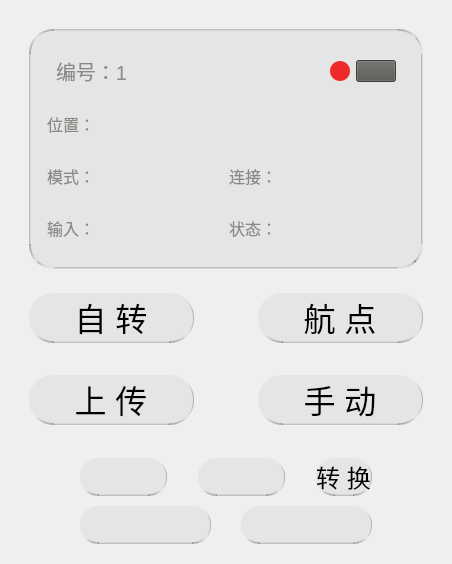
         <widget class="QWidget" name="widget_36" native="true">
          <layout class="QVBoxLayout" name="verticalLayout_11" stretch="1080,304">
           <item>
            <widget class="QWidget" name="widget_37" native="true">
             <layout class="QVBoxLayout" name="verticalLayout_14" stretch="911,350">
              <item>
               <widget class="QWidget" name="widget_27" native="true">
                <layout class="QVBoxLayout" name="verticalLayout_15">
                 <item>
                  <widget class="QWidget" name="widget_29" native="true">
                   <property name="minimumSize">
                    <size>
                     <width>0</width>
                     <height>240</height>
                    </size>
                   </property>
                   <property name="styleSheet">
                    <string notr="true">#widget_29{background-color: #E6E5E5;
 border-top: 2px solid qlineargradient(y0:0, y1:1,stop: 0 #E6E5E5, stop: 1  rgba(0, 0, 0, 0.25));
 border-left: 2px solid qlineargradient(x0:0, x1:1,stop: 0 #E6E5E5, stop: 1  rgba(0, 0, 0, 0.25));
 border-bottom: 2px solid qlineargradient(y0:0, y1:1,stop: 0 #E6E5E5, stop: 1  rgba(0, 0, 0, 0.25));
 border-right: 2px solid qlineargradient(x0:0, x1:1,stop: 0 #E6E5E5, stop: 1  rgba(0, 0, 0, 0.25));
border-radius: 24px;
}</string>
                   </property>
                   <layout class="QVBoxLayout" name="verticalLayout_31">
                    <item>
                     <widget class="QWidget" name="widget_120" native="true">
                      <property name="styleSheet">
                       <string notr="true">#widget_13{background-color: #E6E5E5;
border:4px groove rgba(0, 0, 0, 0.25);
border-radius: 24px;
padding:4px 4px;
border-style: inset;}</string>
                      </property>
                      <layout class="QVBoxLayout" name="verticalLayout_30">
                       <item>
                        <widget class="QWidget" name="widget_122" native="true">
                         <layout class="QHBoxLayout" name="horizontalLayout_87">
                          <item>
                           <widget class="QLabel" name="label_54">
                            <property name="styleSheet">
                             <string notr="true">font-family: Microsoft JhengHei UI;
font-size: 20px;
color:rgb(136, 138, 133);

</string>
                            </property>
                            <property name="text">
                             <string>编号：1</string>
                            </property>
                           </widget>
                          </item>
                          <item>
                           <spacer name="horizontalSpacer_20">
                            <property name="orientation">
                             <enum>Qt::Horizontal</enum>
                            </property>
                            <property name="sizeHint" stdset="0">
                             <size>
                              <width>95</width>
                              <height>20</height>
                             </size>
                            </property>
                           </spacer>
                          </item>
                          <item>
                           <widget class="QWidget" name="widget_123" native="true">
                            <property name="minimumSize">
                             <size>
                              <width>20</width>
                              <height>20</height>
                             </size>
                            </property>
                            <property name="maximumSize">
                             <size>
                              <width>20</width>
                              <height>20</height>
                             </size>
                            </property>
                            <property name="styleSheet">
                             <string notr="true">background-color:rgb(239, 41, 41);
border-radius:10px;</string>
                            </property>
                           </widget>
                          </item>
                          <item>
                           <widget class="QPushButton" name="pushButton_9">
                            <property name="styleSheet">
                             <string notr="true">background-color: rgb(85, 87, 83);
qproperty-icon: url(://images/开启.png);
qproperty-iconSize: 20px 20px;</string>
                            </property>
                            <property name="text">
                             <string/>
                            </property>
                            <property name="icon">
                             <iconset>
                              <normaloff>../resources/images/开启.png</normaloff>../resources/images/开启.png</iconset>
                            </property>
                           </widget>
                          </item>
                         </layout>
                        </widget>
                       </item>
                       <item>
                        <widget class="QWidget" name="widget_124" native="true">
                         <layout class="QHBoxLayout" name="horizontalLayout_88">
                          <property name="leftMargin">
                           <number>0</number>
                          </property>
                          <property name="topMargin">
                           <number>0</number>
                          </property>
                          <property name="rightMargin">
                           <number>0</number>
                          </property>
                          <property name="bottomMargin">
                           <number>0</number>
                          </property>
                          <item>
                           <widget class="QLabel" name="label_55">
                            <property name="styleSheet">
                             <string notr="true">QLabel{
font-family: Microsoft JhengHei UI;
font-size: 16px;
color:rgb(136, 138, 133);
}</string>
                            </property>
                            <property name="text">
                             <string>位置：</string>
                            </property>
                           </widget>
                          </item>
                          <item>
                           <widget class="QLineEdit" name="Edit_page3_2_pos_9">
                            <property name="styleSheet">
                             <string notr="true">QLineEdit{
background-color:transparent;
border-width:0;
border-style:outset;
}</string>
                            </property>
                           </widget>
                          </item>
                         </layout>
                        </widget>
                       </item>
                       <item>
                        <widget class="QWidget" name="widget_125" native="true">
                         <layout class="QHBoxLayout" name="horizontalLayout_89">
                          <property name="leftMargin">
                           <number>0</number>
                          </property>
                          <property name="topMargin">
                           <number>0</number>
                          </property>
                          <property name="rightMargin">
                           <number>0</number>
                          </property>
                          <property name="bottomMargin">
                           <number>0</number>
                          </property>
                          <item>
                           <widget class="QWidget" name="widget_126" native="true">
                            <layout class="QHBoxLayout" name="horizontalLayout_90">
                             <property name="spacing">
                              <number>0</number>
                             </property>
                             <property name="leftMargin">
                              <number>0</number>
                             </property>
                             <property name="topMargin">
                              <number>0</number>
                             </property>
                             <property name="rightMargin">
                              <number>0</number>
                             </property>
                             <property name="bottomMargin">
                              <number>0</number>
                             </property>
                             <item>
                              <widget class="QLabel" name="label_56">
                               <property name="styleSheet">
                                <string notr="true">QLabel{
font-family: Microsoft JhengHei UI;
font-size: 16px;
color:rgb(136, 138, 133);
}</string>
                               </property>
                               <property name="text">
                                <string>模式：</string>
                               </property>
                              </widget>
                             </item>
                             <item>
                              <widget class="QLineEdit" name="Edit_flight_1_armed_9">
                               <property name="styleSheet">
                                <string notr="true">QLineEdit{
background-color:transparent;
border-width:0;
border-style:outset;
}</string>
                               </property>
                              </widget>
                             </item>
                            </layout>
                           </widget>
                          </item>
                          <item>
                           <widget class="QWidget" name="widget_127" native="true">
                            <layout class="QHBoxLayout" name="horizontalLayout_91">
                             <property name="spacing">
                              <number>0</number>
                             </property>
                             <property name="leftMargin">
                              <number>0</number>
                             </property>
                             <property name="topMargin">
                              <number>0</number>
                             </property>
                             <property name="rightMargin">
                              <number>0</number>
                             </property>
                             <property name="bottomMargin">
                              <number>0</number>
                             </property>
                             <item>
                              <widget class="QLabel" name="label_57">
                               <property name="styleSheet">
                                <string notr="true">QLabel{
font-family: Microsoft JhengHei UI;
font-size: 16px;
color:rgb(136, 138, 133);
}</string>
                               </property>
                               <property name="text">
                                <string>连接：</string>
                               </property>
                              </widget>
                             </item>
                             <item>
                              <widget class="QLineEdit" name="Edit_flight_1_connected_9">
                               <property name="styleSheet">
                                <string notr="true">QLineEdit{
background-color:transparent;
border-width:0;
border-style:outset;
}</string>
                               </property>
                              </widget>
                             </item>
                            </layout>
                           </widget>
                          </item>
                         </layout>
                        </widget>
                       </item>
                       <item>
                        <widget class="QWidget" name="widget_128" native="true">
                         <layout class="QHBoxLayout" name="horizontalLayout_92">
                          <property name="spacing">
                           <number>6</number>
                          </property>
                          <property name="leftMargin">
                           <number>0</number>
                          </property>
                          <property name="topMargin">
                           <number>0</number>
                          </property>
                          <property name="rightMargin">
                           <number>0</number>
                          </property>
                          <property name="bottomMargin">
                           <number>0</number>
                          </property>
                          <item>
                           <widget class="QWidget" name="widget_129" native="true">
                            <layout class="QHBoxLayout" name="horizontalLayout_93">
                             <property name="spacing">
                              <number>0</number>
                             </property>
                             <property name="leftMargin">
                              <number>0</number>
                             </property>
                             <property name="topMargin">
                              <number>0</number>
                             </property>
                             <property name="rightMargin">
                              <number>0</number>
                             </property>
                             <property name="bottomMargin">
                              <number>0</number>
                             </property>
                             <item>
                              <widget class="QLabel" name="label_58">
                               <property name="styleSheet">
                                <string notr="true">QLabel{
font-family: Microsoft JhengHei UI;
font-size: 16px;
color:rgb(136, 138, 133);
}</string>
                               </property>
                               <property name="text">
                                <string>输入：</string>
                               </property>
                              </widget>
                             </item>
                             <item>
                              <widget class="QLineEdit" name="Edit_flight_1_input_9">
                               <property name="styleSheet">
                                <string notr="true">QLineEdit{
background-color:transparent;
border-width:0;
border-style:outset;
}</string>
                               </property>
                              </widget>
                             </item>
                            </layout>
                           </widget>
                          </item>
                          <item>
                           <widget class="QWidget" name="widget_130" native="true">
                            <layout class="QHBoxLayout" name="horizontalLayout_94">
                             <property name="spacing">
                              <number>0</number>
                             </property>
                             <property name="leftMargin">
                              <number>0</number>
                             </property>
                             <property name="topMargin">
                              <number>0</number>
                             </property>
                             <property name="rightMargin">
                              <number>0</number>
                             </property>
                             <property name="bottomMargin">
                              <number>0</number>
                             </property>
                             <item>
                              <widget class="QLabel" name="label_59">
                               <property name="styleSheet">
                                <string notr="true">QLabel{
font-family: Microsoft JhengHei UI;
font-size: 16px;
color:rgb(136, 138, 133);
}</string>
                               </property>
                               <property name="text">
                                <string>状态：</string>
                               </property>
                              </widget>
                             </item>
                             <item>
                              <widget class="QLineEdit" name="Edit_flight_1_status_9">
                               <property name="styleSheet">
                                <string notr="true">QLineEdit{
background-color:transparent;
border-width:0;
border-style:outset;
}</string>
                               </property>
                              </widget>
                             </item>
                            </layout>
                           </widget>
                          </item>
                         </layout>
                        </widget>
                       </item>
                      </layout>
                     </widget>
                    </item>
                   </layout>
                  </widget>
                 </item>
                </layout>
               </widget>
              </item>
              <item>
               <widget class="QWidget" name="widget_28" native="true">
                <layout class="QGridLayout" name="gridLayout_3">
                 <property name="horizontalSpacing">
                  <number>64</number>
                 </property>
                 <property name="verticalSpacing">
                  <number>32</number>
                 </property>
                 <item row="0" column="0">
                  <widget class="QPushButton" name="Button_page5_rotation">
                   <property name="sizePolicy">
                    <sizepolicy hsizetype="Minimum" vsizetype="Minimum">
                     <horstretch>0</horstretch>
                     <verstretch>0</verstretch>
                    </sizepolicy>
                   </property>
                   <property name="styleSheet">
                    <string notr="true">

QPushButton{
background-color: #E6E5E5;
 border-bottom: 2px solid qlineargradient(y0:0, y1:1,stop: 0 rgba(0, 0, 0, 0.25), stop: 1  #E6E5E5);
 border-right: 1px solid qlineargradient(x0:0, x1:1,stop: 0 rgba(0, 0, 0, 0.25), stop: 1  #E6E5E5);
border-radius: 24px;
}
QPushButton:hover{background-color:rgb(229, 241, 251); color: black;}
QPushButton:pressed{background-color:rgb(204, 228, 247);}
QPushButton{
font-family: Microsoft JhengHei UI;
font-style: normal;
font-weight: normal;
font-size: 32px;
line-height: 81px;
display: flex;
align-items: flex-end;
}

</string>
                   </property>
                   <property name="text">
                    <string>自 转</string>
                   </property>
                  </widget>
                 </item>
                 <item row="0" column="1">
                  <widget class="QPushButton" name="Button_page5_setpoint">
                   <property name="sizePolicy">
                    <sizepolicy hsizetype="Minimum" vsizetype="Minimum">
                     <horstretch>0</horstretch>
                     <verstretch>0</verstretch>
                    </sizepolicy>
                   </property>
                   <property name="styleSheet">
                    <string notr="true">

QPushButton{
background-color: #E6E5E5;
 border-bottom: 2px solid qlineargradient(y0:0, y1:1,stop: 0 rgba(0, 0, 0, 0.25), stop: 1  #E6E5E5);
 border-right: 1px solid qlineargradient(x0:0, x1:1,stop: 0 rgba(0, 0, 0, 0.25), stop: 1  #E6E5E5);
border-radius: 24px;
}
QPushButton:hover{background-color:rgb(229, 241, 251); color: black;}
QPushButton:pressed{background-color:rgb(204, 228, 247);}
QPushButton{
font-family: Microsoft JhengHei UI;
font-style: normal;
font-weight: normal;
font-size: 32px;
line-height: 81px;
display: flex;
align-items: flex-end;
}

</string>
                   </property>
                   <property name="text">
                    <string>航 点</string>
                   </property>
                  </widget>
                 </item>
                 <item row="1" column="0">
                  <widget class="QPushButton" name="Button_page5_upload">
                   <property name="sizePolicy">
                    <sizepolicy hsizetype="Minimum" vsizetype="Minimum">
                     <horstretch>0</horstretch>
                     <verstretch>0</verstretch>
                    </sizepolicy>
                   </property>
                   <property name="styleSheet">
                    <string notr="true">

QPushButton{
background-color: #E6E5E5;
 border-bottom: 2px solid qlineargradient(y0:0, y1:1,stop: 0 rgba(0, 0, 0, 0.25), stop: 1  #E6E5E5);
 border-right: 1px solid qlineargradient(x0:0, x1:1,stop: 0 rgba(0, 0, 0, 0.25), stop: 1  #E6E5E5);
border-radius: 24px;
}
QPushButton:hover{background-color:rgb(229, 241, 251); color: black;}
QPushButton:pressed{background-color:rgb(204, 228, 247);}
QPushButton{
font-family: Microsoft JhengHei UI;
font-style: normal;
font-weight: normal;
font-size: 32px;
line-height: 81px;
display: flex;
align-items: flex-end;
}

</string>
                   </property>
                   <property name="text">
                    <string>上 传</string>
                   </property>
                  </widget>
                 </item>
                 <item row="1" column="1">
                  <widget class="QPushButton" name="Button_page5_manual">
                   <property name="sizePolicy">
                    <sizepolicy hsizetype="Minimum" vsizetype="Minimum">
                     <horstretch>0</horstretch>
                     <verstretch>0</verstretch>
                    </sizepolicy>
                   </property>
                   <property name="styleSheet">
                    <string notr="true">

QPushButton{
background-color: #E6E5E5;
 border-bottom: 2px solid qlineargradient(y0:0, y1:1,stop: 0 rgba(0, 0, 0, 0.25), stop: 1  #E6E5E5);
 border-right: 1px solid qlineargradient(x0:0, x1:1,stop: 0 rgba(0, 0, 0, 0.25), stop: 1  #E6E5E5);
border-radius: 24px;
}
QPushButton:hover{background-color:rgb(229, 241, 251); color: black;}
QPushButton:pressed{background-color:rgb(204, 228, 247);}
QPushButton{
font-family: Microsoft JhengHei UI;
font-style: normal;
font-weight: normal;
font-size: 32px;
line-height: 81px;
display: flex;
align-items: flex-end;
}

</string>
                   </property>
                   <property name="text">
                    <string>手 动</string>
                   </property>
                  </widget>
                 </item>
                </layout>
               </widget>
              </item>
             </layout>
            </widget>
           </item>
           <item>
            <widget class="QWidget" name="widget_44" native="true">
             <layout class="QVBoxLayout" name="verticalLayout_12" stretch="86,177">
              <property name="spacing">
               <number>10</number>
              </property>
              <item>
               <widget class="QWidget" name="widget_45" native="true">
                <layout class="QHBoxLayout" name="horizontalLayout_11">
                 <property name="spacing">
                  <number>31</number>
                 </property>
                 <property name="leftMargin">
                  <number>60</number>
                 </property>
                 <property name="topMargin">
                  <number>0</number>
                 </property>
                 <property name="rightMargin">
                  <number>60</number>
                 </property>
                 <property name="bottomMargin">
                  <number>0</number>
                 </property>
                 <item>
                  <widget class="QPushButton" name="Button_page5_button">
                   <property name="sizePolicy">
                    <sizepolicy hsizetype="Minimum" vsizetype="Minimum">
                     <horstretch>0</horstretch>
                     <verstretch>0</verstretch>
                    </sizepolicy>
                   </property>
                   <property name="styleSheet">
                    <string notr="true">QPushButton{
qproperty-icon: url(://images/icon/qifei .png);
qproperty-iconSize: 50px 50px;
background-color: #E6E5E5;
 border-bottom: 2px solid qlineargradient(y0:0, y1:1,stop: 0 rgba(0, 0, 0, 0.25), stop: 1  #E6E5E5);
 border-right: 1px solid qlineargradient(x0:0, x1:1,stop: 0 rgba(0, 0, 0, 0.25), stop: 1  #E6E5E5);
border-radius: 18px;
}
QPushButton:hover{background-color:rgb(229, 241, 251); color: black;}
QPushButton:pressed{background-color:rgb(204, 228, 247);}
QPushButton{
font-family: Microsoft JhengHei UI;
font-style: normal;
font-weight: normal;
font-size: 32px;
line-height: 81px;
display: flex;
align-items: flex-end;
}
</string>
                   </property>
                   <property name="text">
                    <string/>
                   </property>
                  </widget>
                 </item>
                 <item>
                  <widget class="QPushButton" name="Button_page5_button_2">
                   <property name="sizePolicy">
                    <sizepolicy hsizetype="Minimum" vsizetype="Minimum">
                     <horstretch>0</horstretch>
                     <verstretch>0</verstretch>
                    </sizepolicy>
                   </property>
                   <property name="styleSheet">
                    <string notr="true">
QPushButton{
qproperty-icon: url(://images/icon/悬停 .png);
qproperty-iconSize: 50px 50px;
background-color: #E6E5E5;
 border-bottom: 2px solid qlineargradient(y0:0, y1:1,stop: 0 rgba(0, 0, 0, 0.25), stop: 1  #E6E5E5);
 border-right: 1px solid qlineargradient(x0:0, x1:1,stop: 0 rgba(0, 0, 0, 0.25), stop: 1  #E6E5E5);
border-radius: 18px;
}
QPushButton:hover{background-color:rgb(229, 241, 251); color: black;}
QPushButton:pressed{background-color:rgb(204, 228, 247);}
QPushButton{
font-family: Microsoft JhengHei UI;
font-style: normal;
font-weight: normal;
font-size: 32px;
line-height: 81px;
display: flex;
align-items: flex-end;
}
</string>
                   </property>
                   <property name="text">
                    <string/>
                   </property>
                  </widget>
                 </item>
                 <item>
                  <widget class="QPushButton" name="Button_page5_switch">
                   <property name="sizePolicy">
                    <sizepolicy hsizetype="Minimum" vsizetype="Minimum">
                     <horstretch>0</horstretch>
                     <verstretch>0</verstretch>
                    </sizepolicy>
                   </property>
                   <property name="styleSheet">
                    <string notr="true">
QPushButton{
background-color: #E6E5E5;
 border-bottom: 2px solid qlineargradient(y0:0, y1:1,stop: 0 rgba(0, 0, 0, 0.25), stop: 1  #E6E5E5);
 border-right: 1px solid qlineargradient(x0:0, x1:1,stop: 0 rgba(0, 0, 0, 0.25), stop: 1  #E6E5E5);
border-radius: 18px;
}
QPushButton:hover{background-color:rgb(229, 241, 251); color: black;}
QPushButton:pressed{background-color:rgb(204, 228, 247);}
QPushButton{
font-family: Microsoft JhengHei UI;
font-style: normal;
font-weight: normal;
font-size: 24px;
line-height: 81px;
display: flex;
align-items: flex-end;
}
</string>
                   </property>
                   <property name="text">
                    <string>转 换</string>
                   </property>
                  </widget>
                 </item>
                </layout>
               </widget>
              </item>
              <item>
               <widget class="QWidget" name="widget_46" native="true">
                <layout class="QHBoxLayout" name="horizontalLayout_12">
                 <property name="spacing">
                  <number>30</number>
                 </property>
                 <property name="leftMargin">
                  <number>60</number>
                 </property>
                 <property name="topMargin">
                  <number>0</number>
                 </property>
                 <property name="rightMargin">
                  <number>60</number>
                 </property>
                 <property name="bottomMargin">
                  <number>0</number>
                 </property>
                 <item>
                  <widget class="QPushButton" name="Button_page5_button_4">
                   <property name="sizePolicy">
                    <sizepolicy hsizetype="Minimum" vsizetype="Minimum">
                     <horstretch>0</horstretch>
                     <verstretch>0</verstretch>
                    </sizepolicy>
                   </property>
                   <property name="styleSheet">
                    <string notr="true">
QPushButton{
qproperty-icon: url(://images/icon/开始.png);
qproperty-iconSize: 80px 80px;
background-color: #E6E5E5;
 border-bottom: 2px solid qlineargradient(y0:0, y1:1,stop: 0 rgba(0, 0, 0, 0.25), stop: 1  #E6E5E5);
 border-right: 1px solid qlineargradient(x0:0, x1:1,stop: 0 rgba(0, 0, 0, 0.25), stop: 1  #E6E5E5);
border-radius: 18px;
}
QPushButton:hover{background-color:rgb(229, 241, 251); color: black;}
QPushButton:pressed{background-color:rgb(204, 228, 247);}
QPushButton{
font-family: Microsoft JhengHei UI;
font-style: normal;
font-weight: normal;
font-size: 32px;
line-height: 81px;
display: flex;
align-items: flex-end;
}
</string>
                   </property>
                   <property name="text">
                    <string/>
                   </property>
                  </widget>
                 </item>
                 <item>
                  <widget class="QPushButton" name="Button_page5_quit">
                   <property name="sizePolicy">
                    <sizepolicy hsizetype="Minimum" vsizetype="Minimum">
                     <horstretch>0</horstretch>
                     <verstretch>0</verstretch>
                    </sizepolicy>
                   </property>
                   <property name="styleSheet">
                    <string notr="true">QPushButton{
qproperty-icon: url(://images/icon/unity.png);
qproperty-iconSize: 80px 80px;
background-color: #E6E5E5;
 border-bottom: 2px solid qlineargradient(y0:0, y1:1,stop: 0 rgba(0, 0, 0, 0.25), stop: 1  #E6E5E5);
 border-right: 1px solid qlineargradient(x0:0, x1:1,stop: 0 rgba(0, 0, 0, 0.25), stop: 1  #E6E5E5);
border-radius: 18px;
}
QPushButton:hover{background-color:rgb(229, 241, 251); color: black;}
QPushButton:pressed{background-color:rgb(204, 228, 247);}
QPushButton{
font-family: Microsoft JhengHei UI;
font-style: normal;
font-weight: normal;
font-size: 32px;
line-height: 81px;
display: flex;
align-items: flex-end;
}
</string>
                   </property>
                   <property name="text">
                    <string/>
                   </property>
                  </widget>
                 </item>
                </layout>
               </widget>
              </item>
             </layout>
            </widget>
           </item>
          </layout>
         </widget>
